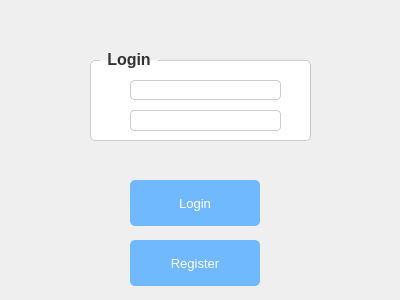
<?xml version="1.0" encoding="UTF-8"?>
<ui version="4.0">
 <class>LoginScreen</class>
 <widget class="QDialog" name="LoginScreen">
  <property name="geometry">
   <rect>
    <x>0</x>
    <y>0</y>
    <width>400</width>
    <height>300</height>
   </rect>
  </property>
  <property name="windowTitle">
   <string>Dialog</string>
  </property>
  <property name="styleSheet">
   <string notr="true">LoginScreen {
    background-color: #f0f0f0;
    color: #333333;
    font-family: 'Segoe UI', Arial, sans-serif;
    font-size: 13px;
}

QGroupBox {
    background-color: #ffffff;
    border: 1px solid #cccccc;
    border-radius: 5px;
    font-size: 16px;
    font-weight: bold;
    color: #333333;
    margin-top: 10px;
    padding: 10px;
}

QGroupBox::title {
    subcontrol-origin: margin;
    subcontrol-position: top left;
    padding: 0 5px;
    left: 10px;
}

QLineEdit {
    background-color: #ffffff;
    border: 1px solid #cccccc;
    border-radius: 4px;
    padding: 6px;
    font-size: 13px;
    color: #333333;
}

QLineEdit:focus {
    border-color: #70B9FE;
    box-shadow: 0 0 5px rgba(112, 185, 254, 0.5);
}

QPushButton {
    background-color: #70B9FE;
    color: #ffffff;
    border: none;
    border-radius: 5px;
    padding: 8px 15px;
    font-size: 13px;
    min-height: 30px;
    min-width: 100px;
}

QPushButton:hover {
    background-color: #5aa9fe;
}

QPushButton:pressed {
    background-color: #4a99fe;
}</string>
  </property>
  <widget class="QPushButton" name="LoginButton">
   <property name="geometry">
    <rect>
     <x>130</x>
     <y>180</y>
     <width>130</width>
     <height>46</height>
    </rect>
   </property>
   <property name="text">
    <string>Login</string>
   </property>
  </widget>
  <widget class="QPushButton" name="RegisterButton">
   <property name="geometry">
    <rect>
     <x>130</x>
     <y>240</y>
     <width>130</width>
     <height>46</height>
    </rect>
   </property>
   <property name="text">
    <string>Register</string>
   </property>
  </widget>
  <widget class="QGroupBox" name="groupBox">
   <property name="geometry">
    <rect>
     <x>90</x>
     <y>50</y>
     <width>221</width>
     <height>91</height>
    </rect>
   </property>
   <property name="title">
    <string>Login</string>
   </property>
   <widget class="QLineEdit" name="username">
    <property name="geometry">
     <rect>
      <x>40</x>
      <y>30</y>
      <width>151</width>
      <height>20</height>
     </rect>
    </property>
   </widget>
   <widget class="QLineEdit" name="lineEdit_2">
    <property name="geometry">
     <rect>
      <x>40</x>
      <y>60</y>
      <width>151</width>
      <height>21</height>
     </rect>
    </property>
   </widget>
  </widget>
 </widget>
 <resources/>
 <connections/>
</ui>
